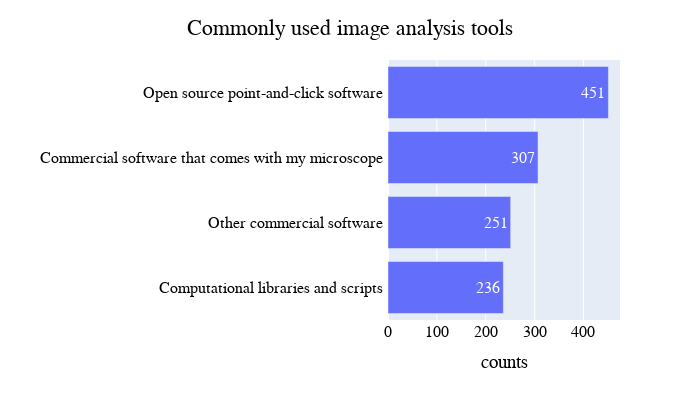

The cell this chart's notebook holds for it:
### Markdown cell above
### Image analysis tools

### Code cell
tools_count(data['Commonly used image analysis tools'], title='Commonly used image analysis tools')

### Figure 1 — Plotly figure (JSON) as saved in the notebook; plotly's stock layout.template omitted (floating-point values rounded to 4 significant figures)
{"data": [{"alignmentgroup": "True", "hovertemplate": "counts=%{x}<br>=%{y}<extra></extra>", "legendgroup": "", "marker": {"color": "#636efa", "pattern": {"shape": ""}}, "name": "", "offsetgroup": "", "orientation": "h", "showlegend": false, "textposition": "auto", "texttemplate": "%{x}", "type": "bar", "x": [236, 451, 307, 251], "xaxis": "x", "y": ["Computational libraries and scripts ", "Open source point-and-click software ", "Commercial software that comes with my microscope ", "Other commercial software "], "yaxis": "y"}], "layout": {"barmode": "relative", "font": {"color": "Black", "family": "Helvetica", "size": 16}, "height": 400, "legend": {"font": {"color": "Black", "size": 16}, "title": {"font": {"family": "Helvetica"}}, "tracegroupgap": 0}, "margin": {"t": 60}, "title": {"text": "Commonly used image analysis tools", "x": 0.5, "y": 0.95}, "width": 700, "xaxis": {"anchor": "y", "domain": [0, 1], "title": {"text": "counts"}}, "yaxis": {"anchor": "x", "categoryorder": "total ascending", "domain": [0, 1], "title": {"text": ""}}}}
